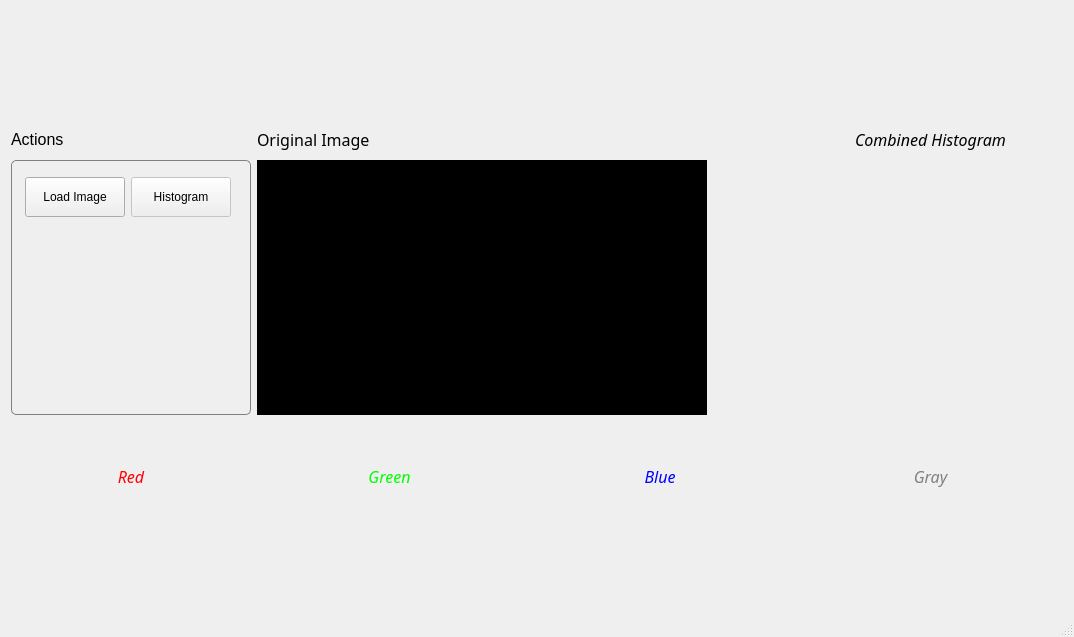
<?xml version="1.0" encoding="UTF-8"?>
<ui version="4.0">
 <class>MainWindow</class>
 <widget class="QMainWindow" name="MainWindow">
  <property name="geometry">
   <rect>
    <x>0</x>
    <y>0</y>
    <width>1074</width>
    <height>637</height>
   </rect>
  </property>
  <property name="windowTitle">
   <string>Histograma</string>
  </property>
  <property name="styleSheet">
   <string notr="true">color: rgb(0, 0, 0);</string>
  </property>
  <widget class="QWidget" name="centralWidget">
   <layout class="QVBoxLayout" name="verticalLayout_2">
    <item>
     <layout class="QGridLayout" name="gridLayout">
      <item row="0" column="1">
       <widget class="QLabel" name="label_textorigimg">
        <property name="minimumSize">
         <size>
          <width>255</width>
          <height>0</height>
         </size>
        </property>
        <property name="maximumSize">
         <size>
          <width>16777215</width>
          <height>30</height>
         </size>
        </property>
        <property name="font">
         <font>
          <family>Candara</family>
          <pointsize>12</pointsize>
         </font>
        </property>
        <property name="text">
         <string>Original Image</string>
        </property>
        <property name="alignment">
         <set>Qt::AlignLeading|Qt::AlignLeft|Qt::AlignVCenter</set>
        </property>
       </widget>
      </item>
      <item row="0" column="3">
       <widget class="QLabel" name="label">
        <property name="minimumSize">
         <size>
          <width>255</width>
          <height>0</height>
         </size>
        </property>
        <property name="maximumSize">
         <size>
          <width>16777215</width>
          <height>30</height>
         </size>
        </property>
        <property name="font">
         <font>
          <family>Candara</family>
          <pointsize>12</pointsize>
          <italic>true</italic>
         </font>
        </property>
        <property name="text">
         <string>Combined Histogram</string>
        </property>
        <property name="alignment">
         <set>Qt::AlignCenter</set>
        </property>
       </widget>
      </item>
      <item row="1" column="0">
       <widget class="QGroupBox" name="groupBox">
        <property name="minimumSize">
         <size>
          <width>240</width>
          <height>0</height>
         </size>
        </property>
        <property name="maximumSize">
         <size>
          <width>240</width>
          <height>285</height>
         </size>
        </property>
        <property name="font">
         <font>
          <family>Arial</family>
          <pointsize>11</pointsize>
         </font>
        </property>
        <property name="styleSheet">
         <string notr="true"> QGroupBox {
    
     border: 1px solid gray;
     border-radius: 5px;
 }</string>
        </property>
        <property name="title">
         <string/>
        </property>
        <layout class="QFormLayout" name="formLayout">
         <item row="0" column="0">
          <widget class="QPushButton" name="loadimageButton">
           <property name="minimumSize">
            <size>
             <width>100</width>
             <height>40</height>
            </size>
           </property>
           <property name="maximumSize">
            <size>
             <width>100</width>
             <height>16777215</height>
            </size>
           </property>
           <property name="font">
            <font>
             <pointsize>9</pointsize>
            </font>
           </property>
           <property name="text">
            <string>Load Image</string>
           </property>
          </widget>
         </item>
         <item row="0" column="1">
          <widget class="QPushButton" name="histogramButton">
           <property name="enabled">
            <bool>false</bool>
           </property>
           <property name="minimumSize">
            <size>
             <width>100</width>
             <height>40</height>
            </size>
           </property>
           <property name="maximumSize">
            <size>
             <width>100</width>
             <height>16777215</height>
            </size>
           </property>
           <property name="font">
            <font>
             <pointsize>9</pointsize>
            </font>
           </property>
           <property name="styleSheet">
            <string notr="true">border:;</string>
           </property>
           <property name="text">
            <string>Histogram</string>
           </property>
          </widget>
         </item>
        </layout>
       </widget>
      </item>
      <item row="1" column="1" colspan="2">
       <widget class="QLabel" name="label_image">
        <property name="minimumSize">
         <size>
          <width>255</width>
          <height>255</height>
         </size>
        </property>
        <property name="maximumSize">
         <size>
          <width>450</width>
          <height>255</height>
         </size>
        </property>
        <property name="styleSheet">
         <string notr="true">background-color: rgb(0, 0, 0);</string>
        </property>
        <property name="text">
         <string/>
        </property>
       </widget>
      </item>
      <item row="2" column="0">
       <spacer name="verticalSpacer_2">
        <property name="orientation">
         <enum>Qt::Vertical</enum>
        </property>
        <property name="sizeType">
         <enum>QSizePolicy::Fixed</enum>
        </property>
        <property name="sizeHint" stdset="0">
         <size>
          <width>20</width>
          <height>40</height>
         </size>
        </property>
       </spacer>
      </item>
      <item row="3" column="0">
       <widget class="QLabel" name="label_textred">
        <property name="maximumSize">
         <size>
          <width>16777215</width>
          <height>30</height>
         </size>
        </property>
        <property name="font">
         <font>
          <family>Candara</family>
          <pointsize>12</pointsize>
          <italic>true</italic>
         </font>
        </property>
        <property name="styleSheet">
         <string notr="true">color: rgb(255, 0, 0);
border-color: rgb(255, 0, 0);</string>
        </property>
        <property name="text">
         <string>Red</string>
        </property>
        <property name="alignment">
         <set>Qt::AlignCenter</set>
        </property>
       </widget>
      </item>
      <item row="3" column="1">
       <widget class="QLabel" name="label_textgreen">
        <property name="maximumSize">
         <size>
          <width>16777215</width>
          <height>30</height>
         </size>
        </property>
        <property name="font">
         <font>
          <family>Candara</family>
          <pointsize>12</pointsize>
          <italic>true</italic>
         </font>
        </property>
        <property name="styleSheet">
         <string notr="true">color: rgb(0, 255, 0);</string>
        </property>
        <property name="text">
         <string>Green</string>
        </property>
        <property name="alignment">
         <set>Qt::AlignCenter</set>
        </property>
       </widget>
      </item>
      <item row="3" column="2">
       <widget class="QLabel" name="label_textblue">
        <property name="maximumSize">
         <size>
          <width>16777215</width>
          <height>30</height>
         </size>
        </property>
        <property name="font">
         <font>
          <family>Candara</family>
          <pointsize>12</pointsize>
          <italic>true</italic>
         </font>
        </property>
        <property name="styleSheet">
         <string notr="true">color: rgb(0, 0, 255);</string>
        </property>
        <property name="text">
         <string>Blue</string>
        </property>
        <property name="alignment">
         <set>Qt::AlignCenter</set>
        </property>
       </widget>
      </item>
      <item row="3" column="3">
       <widget class="QLabel" name="label_textgray">
        <property name="maximumSize">
         <size>
          <width>16777215</width>
          <height>30</height>
         </size>
        </property>
        <property name="font">
         <font>
          <family>Candara</family>
          <pointsize>12</pointsize>
          <italic>true</italic>
         </font>
        </property>
        <property name="styleSheet">
         <string notr="true">color: rgb(128, 128, 128);
border: 1px rgb(128, 128, 128);</string>
        </property>
        <property name="text">
         <string>Gray</string>
        </property>
        <property name="alignment">
         <set>Qt::AlignCenter</set>
        </property>
       </widget>
      </item>
      <item row="0" column="0">
       <widget class="QLabel" name="label_2">
        <property name="font">
         <font>
          <pointsize>12</pointsize>
         </font>
        </property>
        <property name="text">
         <string>Actions</string>
        </property>
       </widget>
      </item>
     </layout>
    </item>
   </layout>
  </widget>
  <widget class="QMenuBar" name="menuBar">
   <property name="geometry">
    <rect>
     <x>0</x>
     <y>0</y>
     <width>1074</width>
     <height>21</height>
    </rect>
   </property>
  </widget>
  <widget class="QStatusBar" name="statusBar"/>
 </widget>
 <layoutdefault spacing="6" margin="11"/>
 <resources/>
 <connections/>
</ui>
